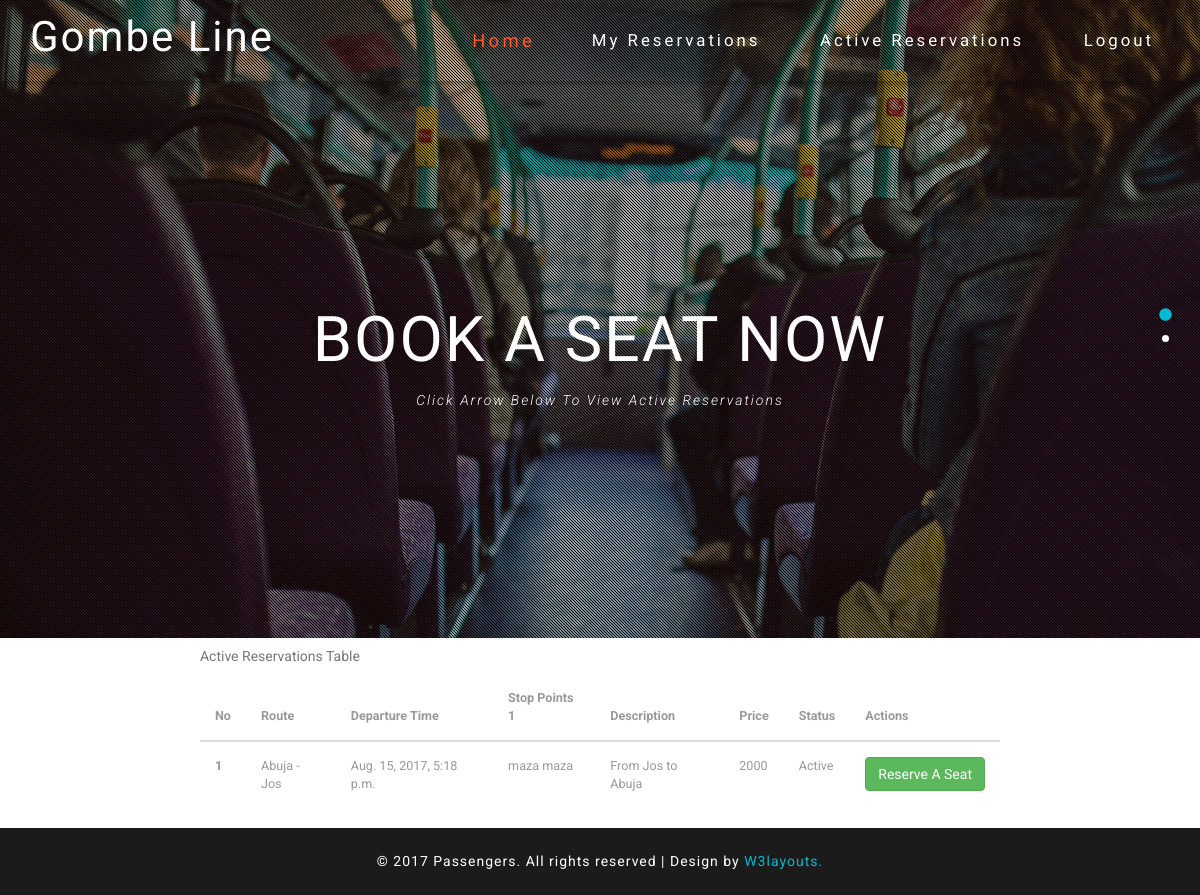
Page / (signed in) on the earlier database version.
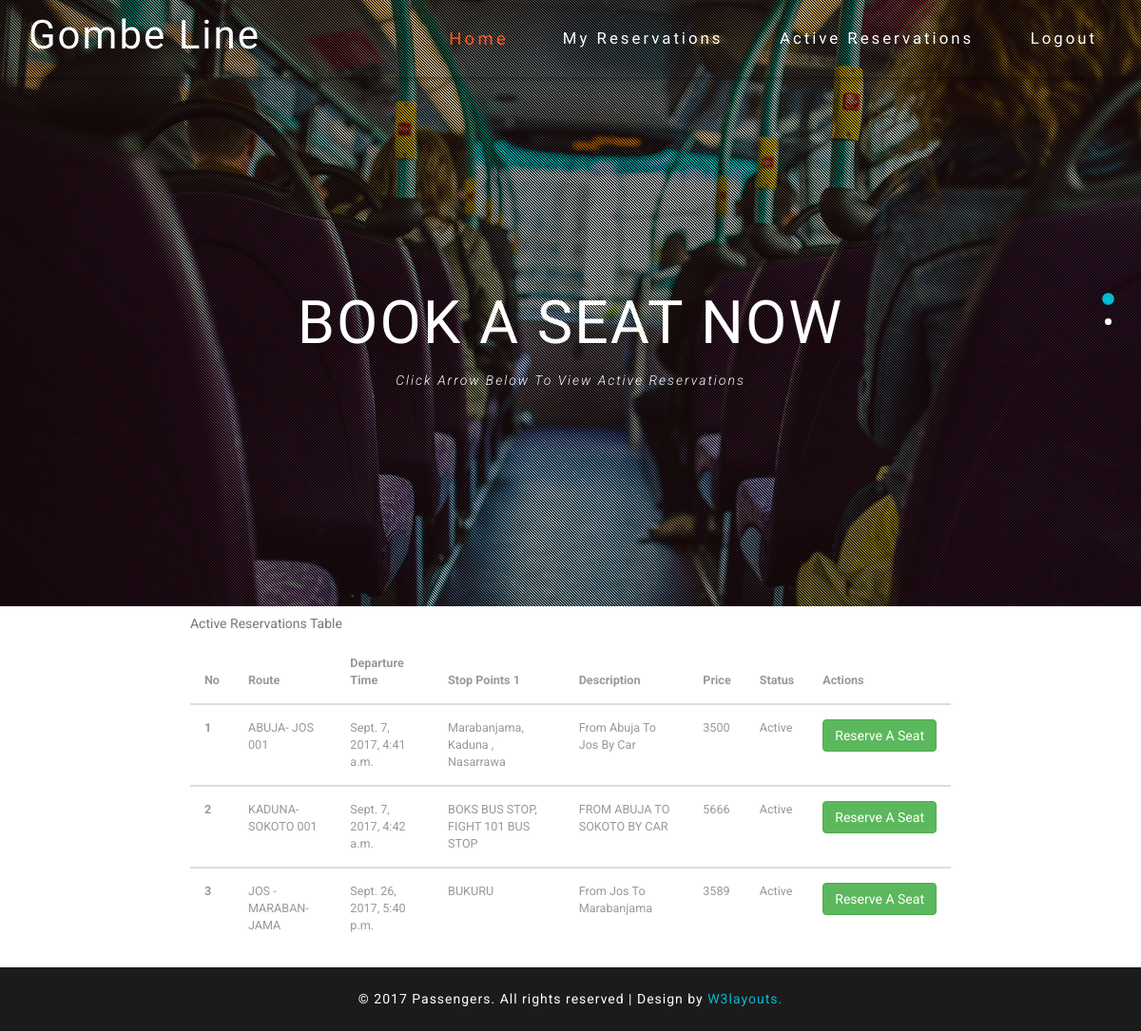
Same page on the later database version.
### reservations/models.py (models this page shows, shortened)
class Route(CreationModificationDateMixin):
    route_name = models.CharField(max_length=200, verbose_name="PICK ROUTE")
    route_description = models.CharField(verbose_name="Route Description", max_length=150)
    price = models.IntegerField(verbose_name="Price")
    stop_point = models.CharField(verbose_name="Stop Point 1", max_length=150)
    stop_point1 = models.CharField(verbose_name="Stop Point 2", max_length=150)
    stop_point2 = models.CharField(verbose_name="Stop Point 3", max_length=150, blank=True)
    stop_point3 = models.CharField(verbose_name="Stop Point 4", max_length=150, blank=True)
    stop_point4 = models.CharField(verbose_name="Stop Point 5", max_length=150, blank=True)
    status = models.BooleanField(verbose_name="Route Status")
    bus = models.OneToOneField(Bus, verbose_name="Going Bus")
    departure_time = models.DateTimeField(verbose_name="Departure Time")

### reservations/views.py (the view)
# urls.py: url(r'^$', reservationsviewspage, name='home'),
def reservationsviewspage(request):
    route = Route.objects.all()
    return render(request, 'index.html', {'route': route})

### templates/index.html (shortened to what this page needs)
{% load static %}
<!DOCTYPE html>
<html lang="en">
<head>
<link href="{% static 'homepagestatic/css/bootstrap.min.css' %}" rel="stylesheet">
<link href="{% static 'homepagestatic/css/bootstrap.css' %}" type="text/css" rel="stylesheet" media="all">
<link href="{% static 'homepagestatic/css/style.css' %}" type="text/css" rel="stylesheet" media="all">
<link rel="stylesheet" href="{% static 'homepagestatic/css/flexslider.css' %}" type="text/css" media="screen" />
<link href="{% static 'homepagestatic/css/font-awesome.css' %}" rel="stylesheet">
</head>
<body>
	<div class="agileits-banner">
		<div class="bnr-agileinfo">
			<div class="top-nav w3-agiletop">
				<div class="container">
					<div class="navbar-header w3llogo">
						<h1><a href="index.html">Gombe Line</a></h1>
					</div>
					<div class="collapse navbar-collapse" id="bs-example-navbar-collapse-1">
						<div class="w3menu navbar-right">
							<ul class="nav navbar">
								<li><a href="{% url 'home' %}" class="active">Home</a></li>
                                {% if user.is_authenticated %}
								<li><a href="{% url 'distinct-reservations' %}">My Reservations</a></li>
                                <li><a href="{% url 'route' %}">Active Reservations</a></li>
                                <li><a href="{% url 'logout' %}">Logout</a></li>
                            {% endif %}
							</ul>
						</div>
						<div class="clearfix"> </div>
					</div>
				</div>
			</div>
			<div class="banner-text agileinfo">
				<div class="container">
					<div class="flexslider">
						<ul class="slides">
							<li>
								<div class="banner-w3lstext">
									<h2>Book A Seat Now</h2>
									<p>Click Arrow Below To View Active Reservations</p>
								</div>
							</li>
						</ul>
					</div>
				</div>
			</div>
            {% if user.is_authenticated %}
                <div class="agileits-arrow bounce animated"><a href="#activereserve" class="scroll"><i class="fa fa-angle-down" aria-hidden="true"></i></a></div>
            {% else %}
			    <div class="agileits-arrow bounce animated"><a href="#welcome" class="scroll"><i class="fa fa-angle-down" aria-hidden="true"></i></a></div>
			{% endif %}
		</div>
	</div>
{% if user.is_authenticated %}
        <div class="container-fluid" id="activereserve">
            <div class="row">
                <table class="table">
                    <caption>Active Reservations Table</caption>
                  <thead>
                    <tr>
                      <th>No</th>
                      <th>Route</th>
                      <th>Departure Time</th>
                      <th>Stop Points 1</th>
                      <th>Description</th>
                      <th>Price</th>
                      <th>Status</th>
                      <th>Actions</th>
                    </tr>
                  </thead>
        {% for routes in route %}
                  <tbody>
            {% if routes.status %}
                    <tr>
                      <th scope="row">{{ routes.id }}</th>
                      <td>{{ routes.route_name }}</td>
                      <td>{{ routes.departure_time }}</td>
                      <td>{{ routes.stop_point }}</td>
                        <td>{{ routes.route_description }}</td>
                        <td>{{ routes.price }}</td>
                        <td> Active </td>
                        <td><a href="{% url 'reserve' route=routes.id bus=routes.bus_id name=routes.route_name %}" class="btn btn-success" role="button">Reserve A Seat</a></td>
                    </tr>
                  </tbody>
                    {% endif %}
                   {% endfor %}
                </table>
            </div>
        </div>
    {% endif %}
	<div class="copy-right">
		<div class="container">
			<p>© 2017 Passengers. All rights reserved | Design by <a href="http://w3layouts.com"> W3layouts.</a></p>
		</div>
	</div>
</body>
</html>

### reservations/static/homepagestatic/css/style.css (style rules this page uses)
body { margin:0; font-family: 'Roboto', sans-serif; background: #fff; }
body a { transition: 0.5s all; -webkit-transition: 0.5s all; -moz-transition: 0.5s all; -o-transition: 0.5s all; -ms-transition: 0.5s all; text-decoration:none; outline:none; }
h1,h2,h3,h4,h5,h6 { margin:0; font-family: 'Oswald', sans-serif; }
p { margin:0; }
ul,label { margin:0; padding:0; }
.agileits-banner { background:url(../images/bg.jpg)no-repeat center 0px; -webkit-background-size:cover; -moz-background-size:cover; -o-background-size:cover; -ms-background-size:cover; background-size:cover; position: relative; }
.bnr-agileinfo { background: url(../images/overlay.png)rgba(0, 0, 0, 0.25) repeat 0px 0px; }
.w3llogo h1 { font-size: 3em; font-weight: 100; letter-spacing: 2px; }
.w3llogo h1 a { display: inline-block; color: #fff; }
.top-nav { z-index: 999; padding: 1em 0 1.5em; -webkit-box-shadow: 0px 0px 5px 2px rgba(0, 0, 0, 0.35); -moz-box-shadow: 0px 0px 5px 2px rgba(0, 0, 0, 0.35); -o-box-shadow: 0px 0px 5px 2px rgba(0, 0, 0, 0.35); -ms-box-shadow: 0px 0px 5px 2px rgba(0, 0, 0, 0.35); box-shadow: 0px 0px 5px 2px rgba(0, 0, 0, 0.35); }
ul.nav.navbar { text-align: center; margin: 1em 0 0; min-height: inherit; }
.top-nav ul li { margin: 0 0 0 4em; display: inline-block; }
.top-nav ul li a { text-decoration: none; letter-spacing: 3px; font-size: 1.2em; color: #fff; position: relative; font-weight: 300; padding: 0; display: inline-block; font-family: 'Oswald', sans-serif; }
.top-nav ul li a:hover, .top-nav ul li a.active { color: #FF5722 !important; -webkit-border-radius: 2px; -moz-border-radius: 2px; border-radius: 2px; -webkit-transform: scale(1.1); -moz-transform: scale(1.1); -o-transform: scale(1.1); -ms-transform: scale(1.1); transform: scale(1.1); }
.navbar-right { margin-right: 0; }
.banner-text { padding: 21em 0; }
.banner-w3lstext { text-align: center; }
.banner-w3lstext h2, .banner-w3lstext h3 { font-size: 4.5em; color: #fff; font-weight: 100; -webkit-transform: scale(0); -moz-transform: scale(0); -o-transform: scale(0); -ms-transform: scale(0); transform: scale(0); -webkit-transition: .5s all; -moz-transition: .5s all; transition: .5s all; -webkit-transition-delay: .6s; -moz-transition-delay: .6s; transition-delay: .6s; text-transform: uppercase; letter-spacing: 2px; }
li.flex-active-slide h2,li.flex-active-slide h3 { -webkit-transform: scale(1); -moz-transform: scale(1); -o-transform: scale(1); -ms-transform: scale(1); transform: scale(1); }
.banner-w3lstext p { font-size: 1em; color: #fff; line-height: 1.8em; width: 45%; margin: 1em auto 0; font-weight: 300; font-style: italic; letter-spacing: 2px; }
.agileits-arrow { text-align: center; position: absolute; bottom: 0; left: 0; width: 100%; -webkit-animation-duration: 3s; -moz-animation-duration: 3s; -o-animation-duration: 3s; -ms-animation-duration: 3s; animation-duration: 3s; }
.agileits-arrow a { display: inline-block; font-size: 4em; color: #fff; }
.bounce { -moz-animation: bounce 2s infinite; -webkit-animation: bounce 2s infinite; -o-animation: bounce 2s infinite; -ms-animation: bounce 2s infinite; animation: bounce 2s infinite; -webkit-transition: .5s all; -moz-transition: .5s all; -o-transition: .5s all; -ms-transition: .5s all; transition: .5s all; }
P { font-size: 1em; color: #777; line-height: 1.8em; }
.copy-right { padding: 1.5em 0; background: #1b1b1b; }
.copy-right p { text-align: center; color: #fff; letter-spacing: 1px; }
.copy-right p a { color: #02bbd2; text-decoration:none; }
.table td, .table>tbody>tr>td, .table>tbody>tr>th, .table>tfoot>tr>td, .table>tfoot>tr>th, .table>thead>tr>td, .table>thead>tr>th { padding: 15px!important; }
.table > thead > tr > th, .table > tbody > tr > th, .table > tfoot > tr > th, .table > thead > tr > td, .table > tbody > tr > td, .table > tfoot > tr > td { font-size: 0.9em; color: #999; border-top: none !important; }
@media (max-width:1280px) { .banner-text { padding: 16em 0; } }

### reservations/static/homepagestatic/css/flexslider.css (style rules this page uses)
.slides, .flex-control-nav, .flex-direction-nav { margin: 0; padding: 0; list-style: none; }
.flexslider .slides > li,.flexslider1 .slides > li { display: none; -webkit-backface-visibility: hidden; }
.slides:after { content: "."; display: block; clear: both; visibility: hidden; line-height: 0; height: 0; }
.flexslider,.flexslider1 { border: 0px; position: relative; zoom: 1; }
.flexslider .slides { zoom: 1; }

Differences in the rows shown:
changed Route id 1: route_name "Abuja - Jos" → "ABUJA- JOS 001"; departure_time "Aug. 15, 2017, 5:18 p.m." → "Sept. 7, 2017, 4:41 a.m."; stop_point "maza maza" → "Marabanjama, Kaduna , Nasarrawa"; route_description "From Jos to Abuja" → "From Abuja To Jos By Car"; price "2000" → "3500"
added Route: id "2", route_name "KADUNA-SOKOTO 001", departure_time "Sept. 7, 2017, 4:42 a.m.", stop_point "BOKS BUS STOP, FIGHT 101 BUS STOP", route_description "FROM ABUJA TO SOKOTO BY CAR", price "5666"
added Route: id "3", route_name "JOS - MARABAN-JAMA", departure_time "Sept. 26, 2017, 5:40 p.m.", stop_point "BUKURU", route_description "From Jos To Marabanjama", price "3589"
